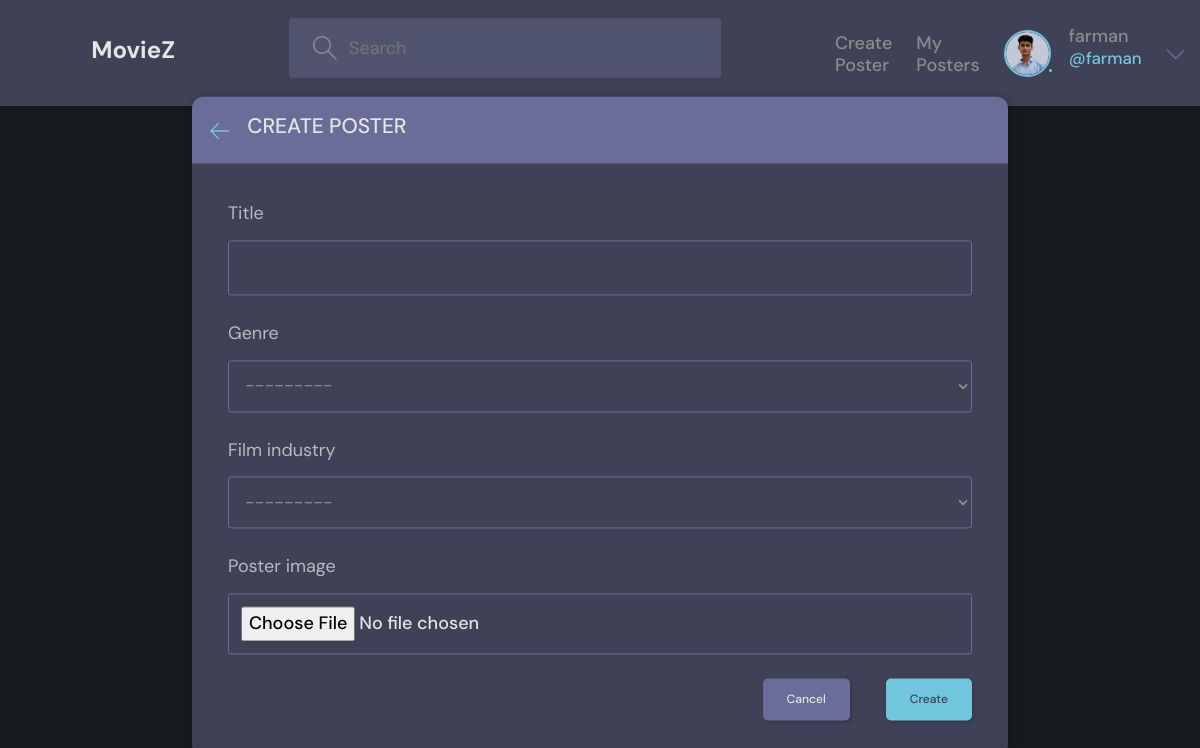
Screenshot of /create-poster/ (signed in) with the database file from the repository.
### accounts/models.py (models this page shows, shortened)
class User(AbstractUser):
    ROLE_CHOICES = [
        ('member', 'Member'),
        ('admin', 'Admin')
    ]
    username=models.CharField(max_length=30)
    email = models.EmailField(unique=True, null=True)
    role = models.CharField(max_length= 30, choices = ROLE_CHOICES, default='member')
    photo = models.ImageField(upload_to='profile/%Y', null=True,blank=True, default='default.png')
    bio = models.TextField(null=True,blank=True)
    USERNAME_FIELD = 'email'
    REQUIRED_FIELDS = ['username']

### base/views.py (the view, shortened to what this page needs)
# urls.py: path('create-poster/', views.createPoster, name="create-poster"),
@login_required(login_url='login')
def createPoster(request):
    form = PosterForm()
    data={
        'form':form,
    }
    return render(request,'base/create-poster.html',data)

### base/forms.py
class PosterForm(ModelForm):
    class Meta:
        model = MoviePoster
        fields = '__all__'
        exclude = ['author','member']

### templates/base/create-poster.html (shortened to what this page needs)
{% extends 'main.html' %}
{% block content %}
<main class="update-account layout">
    <div class="container">
        <div class="layout__box">
            <div class="layout__boxHeader">
                <div class="layout__boxTitle">
                    <a href="{% url 'home' %}">
                        <svg version="1.1" xmlns="http://www.w3.org/2000/svg" width="32" height="32"
                            viewBox="0 0 32 32">
                            <title>arrow-left</title>
                            <path
                                d="M13.723 2.286l-13.723 13.714 13.719 13.714 1.616-1.611-10.96-10.96h27.625v-2.286h-27.625l10.965-10.965-1.616-1.607z">
                            </path>
                        </svg>
                    </a>
                    <h3>Create Poster</h3>
                </div>
            </div>
            <div class="layout__body">
                <form class="form" action="{% url 'create-poster' %}" method="POST" enctype="multipart/form-data">
        {% for field in form %}
          <div class="form__group">
            <label for="{{field.label}}">{{field.label}}</label>
            {{field}}
          </div>
          {% endfor %}
                    <div class="form__action">
                        <a class="btn btn--dark" href="{% url 'home' %}">Cancel</a>
                        <button class="btn btn--main" type="submit">Create</button>
                    </div>
                </form>
            </div>
        </div>
    </div>
</main>
{% endblock content %}

### templates/inc/header.html (shortened to what this page needs)
{% load static %}
<header class="header header--loggedIn">
    <div class="container">
      <a href="/" class="header__logo">
        <h1>MovieZ</h1>
      </a>
      {% if user.is_authenticated %}
      <form class="header__search" action="{% url 'posters' %}" method="GET">
        <label>
          <input name='q' placeholder="Search " />
        </label>
      </form>
      {% endif %}
      <nav class="header__menu">
        {% if request.user.is_authenticated %}
        <div class="header__user">
          <a href="{% url 'create-poster' %}" style="margin-top:15px">
            <p>Create Poster</p>
          </a>
          <a href="{% url 'posters' %}" style="margin-top:15px">
            <p>My Posters</p>
          </a>
          <a href="{% url 'user-profile' user.id %}">
            <div class="avatar avatar--medium active">
              <img src="{{user.photo.url}}" />
            </div>
            <p>{{user.username}}<span>@{{user.username}}</span></p>
          </a>
          <button class="dropdown-button">
            <svg version="1.1" xmlns="http://www.w3.org/2000/svg" width="32" height="32" viewBox="0 0 32 32">
              <title>chevron-down</title>
              <path d="M16 21l-13-13h-3l16 16 16-16h-3l-13 13z"></path>
            </svg>
          </button>
        </div>
        {% else %}
        <a href="{% url 'login' %}">
          <img src="{% static 'images/avatar.svg' %}" />
          <p>Login</p>
        </a>
        {% endif %}
      </nav>
    </div>
  </header>

### moviez/static/css/base.css (style rules this page uses)
:root { --primary: #232730; --secondary: #3a3e45; --white: #888787; --accent: #e56237; }
body { background-color: var(--primary); color: #fff; }
a { color: #fff; }
h2, h3 { color: var(--accent); }
main { overflow: hidden; }

### rows the page displays
User: photo (picture), username "farman"

### other values shown
{{ field.label }} "Title" "Genre" "Film industry" "Poster image"
